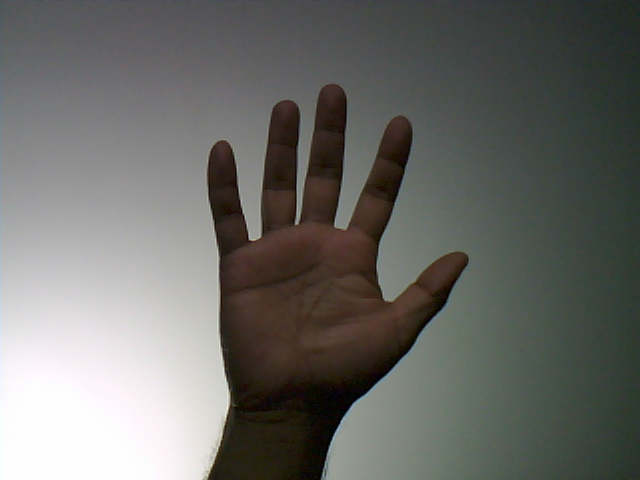
//> input picture gesture/data/sample/1.png, 640 x 480 px, given in place of the camera
$ ./scratch   (built with g++ and OpenCV 4)
//> lines starting //> are read from the running program, lines starting //| are printed output that depends on the picture; after the words box and inside, x2 and y2 are one past the last pixel; in counts of white or black regions, pixels touching at a corner belong together
/*
 * gesture.cpp
 *
 *  Created on: Jun 21, 2015
 *      Author: harish
 */

#include <opencv2/imgcodecs.hpp>
#include <opencv2/videoio/videoio.hpp>
#include <opencv2/highgui/highgui.hpp>
#include <opencv2/imgproc/imgproc.hpp>
#include <opencv2/video.hpp>

#include <iostream>
#include <stdio.h>
#include <stdlib.h>
#include <unistd.h>


bool verbose = false;
int camera = -1;

using namespace std;
using namespace cv;

Ptr<BackgroundSubtractor> pMOG2; //MOG2 Background subtractor

// [35 lines left out: function capturevideo, not called in this run]


/*
 * Take in a frame and apply background subtraction algorithm on it
 */
// [10 lines left out: function backSubT, not called in this run]

/*
 * Take in a frame and apply canny edge
 */

// [154 lines left out: functions canny, blurThreshold, hsvThreashold, hsvBackProjection, getGesture, not called in this run]

bool train = false;
bool trained = false;
bool captureRoi = false;
Rect trainRoi;
Mat hsv, mask, hue, hist;
int hsize = 16;
float hranges[] = {0,180};
const float* phranges = hranges;

int captureVideo(int& cam)
{

	cout << cam << endl;

	VideoCapture cap(cam);

	Mat frame;

	if(!cap.isOpened())
	{
		cout << "problem !" << endl;
		return -1;
	}

	namedWindow("Camera",1);
	for(;;)
	{

		char c = (char)waitKey(10);
		if( c == 27 )
			break;

		switch(c)
		{
		case 't':
			train = !train;
			cout << train << endl;
			break;
		case ' ':
			if (train)
			{
				captureRoi = true;
			}
			break;
		default:
			;
		}

		cap >> frame;

		/* from camshift.cpp */
		cvtColor(frame, hsv, COLOR_BGR2HSV);
		inRange(hsv, Scalar(0, 30, MIN(10,256)), Scalar(180, 256, MAX(10, 256)), mask);
		int ch[] = {0, 0};
		hue.create(hsv.size(), hsv.depth());
		mixChannels(&hsv, 1, &hue, 1, ch, 1);

		if (train)
		{
			trainRoi.x = frame.cols/3;
			trainRoi.y = frame.rows/3;
			trainRoi.height = (frame.rows/3);
			trainRoi.width = (frame.cols/3);

			if (!(captureRoi))
			{
				Mat roi(frame, trainRoi);
				bitwise_not(roi, roi);
			}
			else // generate histogram for selection
			{
				train = !train;
				captureRoi = !captureRoi;

				cout << "capture" << endl;

				Mat roi(hue, trainRoi), maskroi(mask, trainRoi);
				calcHist(&roi, 1, 0, maskroi, hist, 1, &hsize, &phranges);
				normalize(hist, hist, 0, 255, NORM_MINMAX);

				cout << hist << endl;
				trained = true;

			}
		}
		else
		{
			/// Get Backprojection
			if (trained)
			{
				Mat backproj;
				calcBackProject( &hue, 1, 0, hist, backproj, &phranges, 1, true );

				//dilate( backproj, backproj, getStructuringElement(MORPH_ELLIPSE, Size(5, 5)) );
				//erode( backproj, backproj, getStructuringElement(MORPH_ELLIPSE, Size(5, 5)) );

				/// Draw the backproj
				imshow( "BackProj", backproj );

				getGesture(backproj);


			}

			// [4 lines of commented-out code are left out]
		}

		imshow("Camera", frame);
	}

	return 0;
}

void printusage()
{
	cout << "usage : gesture [-v] [-c <camera number>] " << endl;
	cout << "\t-v	Display verbose output. Used to output debug values to console" << endl;
	cout << "\t-c	Specify camera 0 or 1. If there is only one cam it is usually 0. Any additional USB cams will have higher numbers" << endl;
}


int main(int argc, char **argv) {

	int option;
	char *cam;

	if (argc ==1 ) printusage();

	while ((option = getopt (argc, argv, "c:v")) != -1)
	{
		switch (option)
		{
		case 'c':
			cam = optarg;
			camera = atoi(cam); // convert to integer
			cout << "capture from camera " << camera << endl;
			break;
		case 'v':
			verbose = true;
			break;
		default:
			printusage();
			return 1;

		}
	}

	pMOG2 = createBackgroundSubtractorMOG2(); //MOG2 approach


	return captureVideo(camera);
//> the 'q' key is pressed
//> in captureVideo, frame is the input picture: 480 rows x 640 cols, CV_8UC3; mean B, G, R 103.8, 107.6, 107.3
//> in captureVideo, `cvtColor(frame, hsv, COLOR_BGR2HSV);`: hsv: 480 rows x 640 cols, CV_8UC3; mean H, S, V 60.4, 37.1, 111.2
//> in captureVideo, `inRange(hsv, Scalar(0, 30, MIN(10,256)), Scalar(180, 256, MAX(10, 256)..`:
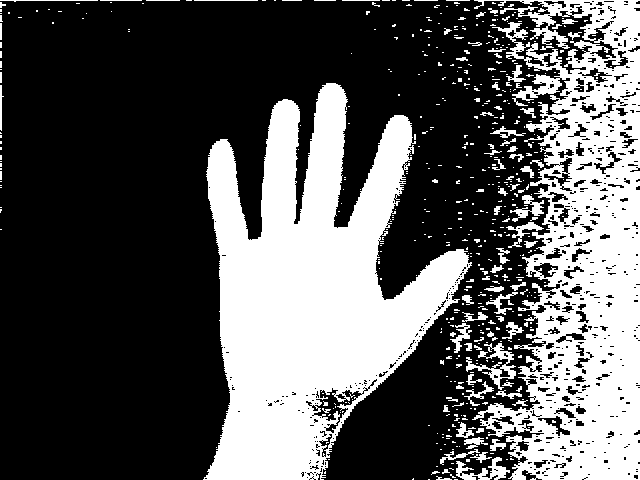
//> mask: 480 rows x 640 cols, CV_8UC1; 34.9% white; 543 white regions (462 under 20 px), largest, box (x1, y1, x2, y2) and area: (203, 83, 472, 480) 55715, (472, 0, 640, 480) 43014, (466, 343, 516, 390) 714
//> in captureVideo, `mixChannels(&hsv, 1, &hue, 1, ch, 1);`:
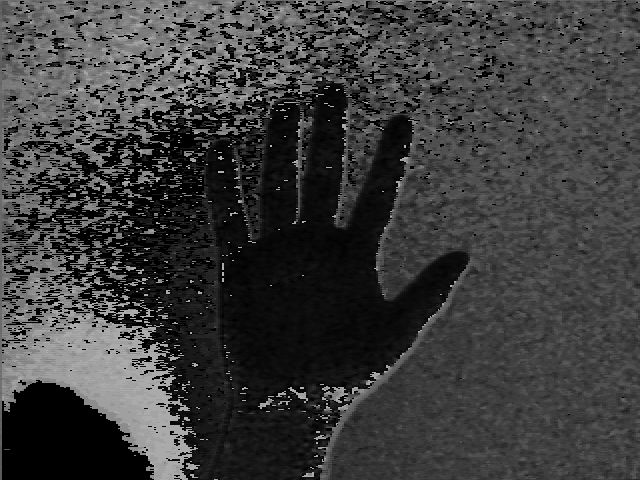
//> hue: 480 rows x 640 cols, CV_8UC1; min 0, max 179, mean 60.4
}

$ run again, on gesture/data/sample/2.png
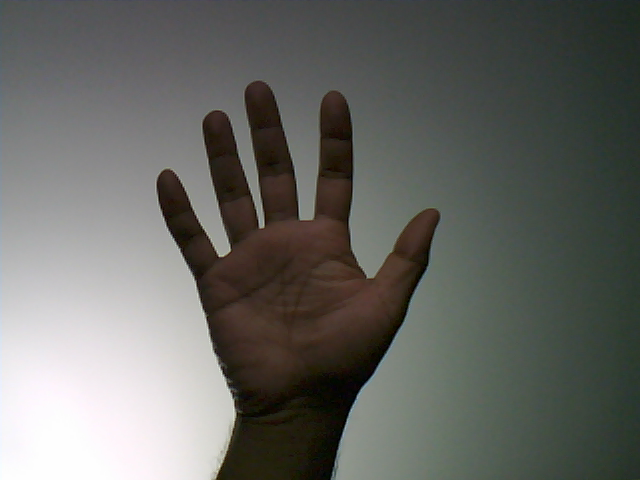
//> input picture gesture/data/sample/2.png, 640 x 480 px, given in place of the camera
//> in captureVideo, frame is the input picture: 480 rows x 640 cols, CV_8UC3; mean B, G, R 99, 103.5, 102.5
//> hsv: 480 rows x 640 cols, CV_8UC3; mean H, S, V 60.7, 39.4, 106.7
//> in captureVideo, `inRange(hsv, Scalar(0, 30, MIN(10,256)), Scalar(180, 256, MAX(10, 256)..`:
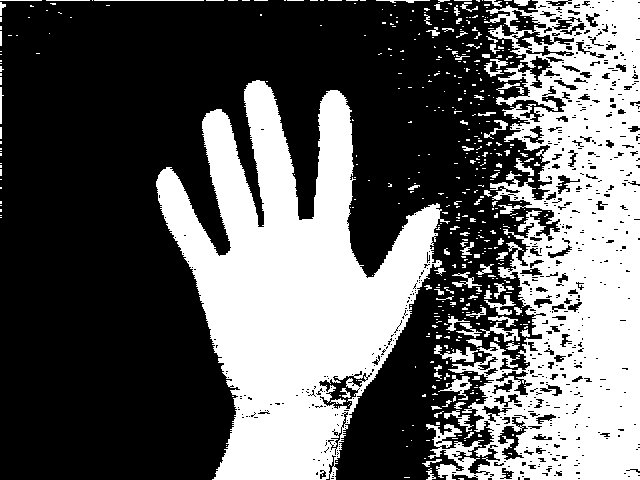
//> mask: 480 rows x 640 cols, CV_8UC1; 38.3% white; 482 white regions (394 under 20 px), largest, box (x1, y1, x2, y2) and area: (156, 80, 450, 480) 56286, (426, 0, 640, 480) 54344, (434, 345, 478, 362) 319
//> in captureVideo, `mixChannels(&hsv, 1, &hue, 1, ch, 1);`:
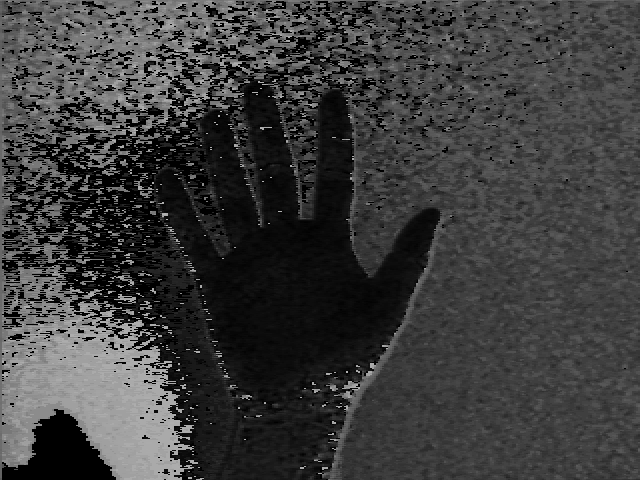
//> hue: 480 rows x 640 cols, CV_8UC1; min 0, max 179, mean 60.7

$ run again, on gesture/data/sample/3.png
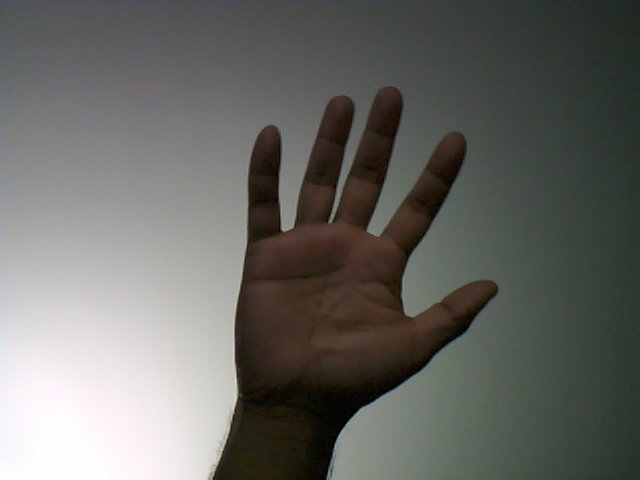
//> input picture gesture/data/sample/3.png, 640 x 480 px, given in place of the camera
//> in captureVideo, frame is the input picture: 480 rows x 640 cols, CV_8UC3; mean B, G, R 100.3, 104.7, 104.1
//> hsv: 480 rows x 640 cols, CV_8UC3; mean H, S, V 59.6, 40, 108
//> in captureVideo, `inRange(hsv, Scalar(0, 30, MIN(10,256)), Scalar(180, 256, MAX(10, 256)..`:
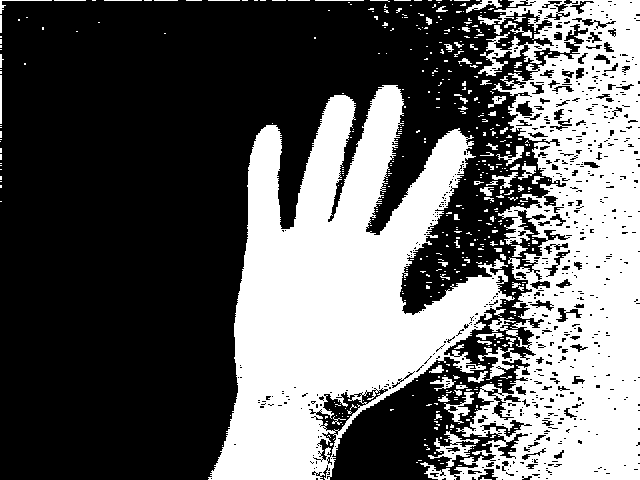
//> mask: 480 rows x 640 cols, CV_8UC1; 38.5% white; 481 white regions (413 under 20 px), largest, box (x1, y1, x2, y2) and area: (208, 85, 515, 480) 59178, (420, 0, 640, 480) 53207, (428, 431, 480, 467) 557
//> in captureVideo, `mixChannels(&hsv, 1, &hue, 1, ch, 1);`:
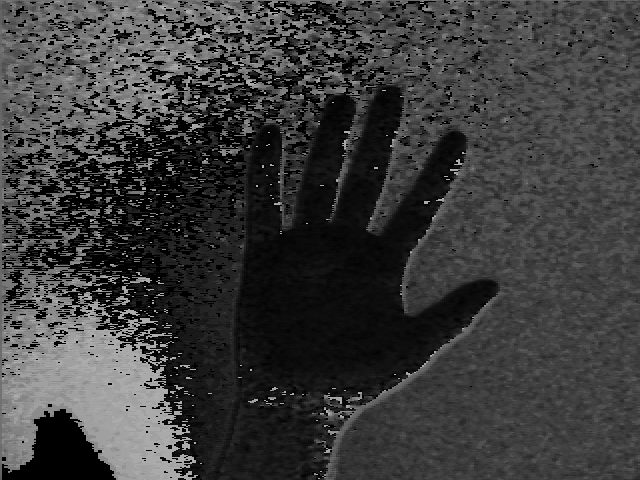
//> hue: 480 rows x 640 cols, CV_8UC1; min 0, max 179, mean 59.6
